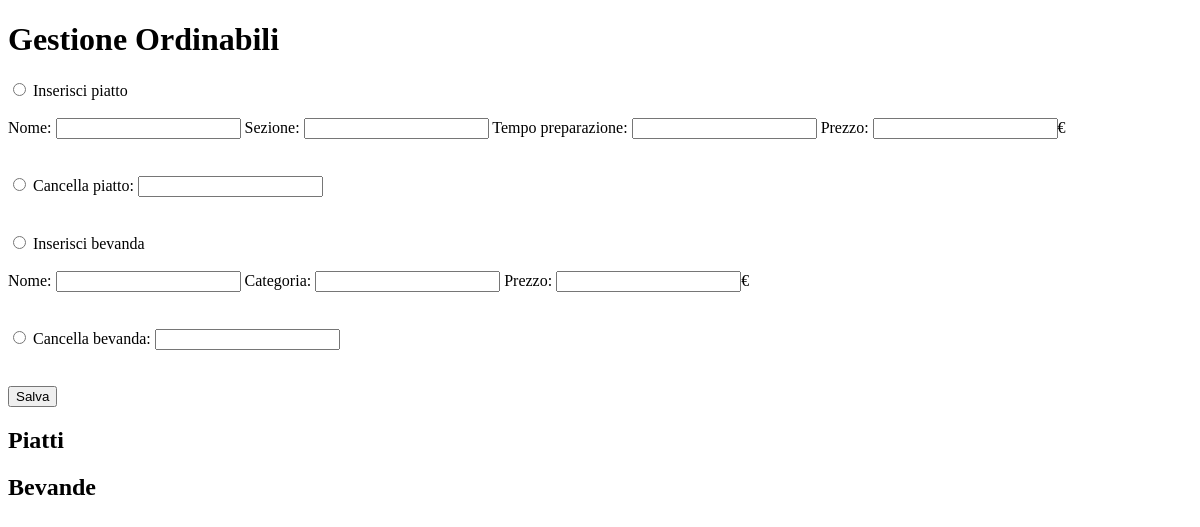
/gestoreDir/ordinabili, run on an earlier commit of the app's database.
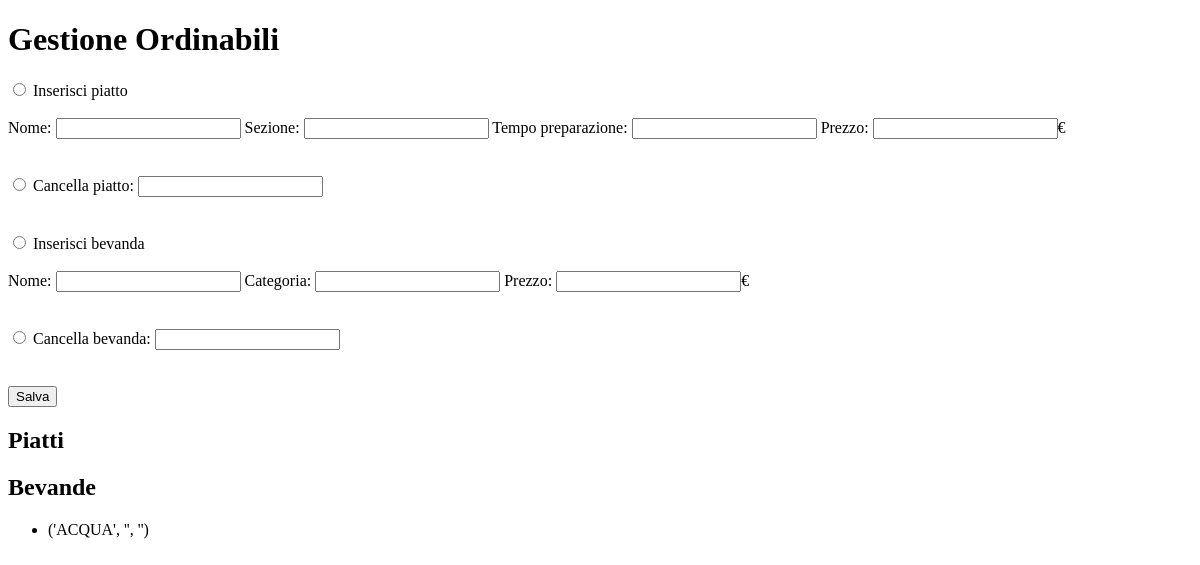
And on a later commit of the database.
### tables this page shows
CREATE TABLE bevanda (nome VARCHAR NOT NULL PRIMARY KEY, categoria VARCHAR, prezzo FLOAT);

### server.py (the view, shortened to what this page needs)
@app.route('/gestoreDir/ordinabili', methods=['GET', 'POST'])
def ordinabili():
    operation = request.form.get('op', '')
    connection = sqlite3.connect(db)
    connection.execute('PRAGMA foreign_keys = 1;')
    cursor = connection.cursor()
    cursor.execute("SELECT * FROM piatto")
    piatti = cursor.fetchall()
    cursor.execute("SELECT * FROM bevanda")
    bevande = cursor.fetchall()
    connection.close()
    return render_template('gestoreDir/ordinabili.html', piatti=piatti, bevande=bevande)

### templates/gestoreDir/ordinabili.html (shortened to what this page needs)
<!DOCTYPE html>
<html lang="en">
<head>
</head>
<body>
    <h1>Gestione Ordinabili</h1>
    <form action="" method="post">
        <input type="radio" id="ins_piatto" name="op" value="ins_piatto">
        <label for="ins_piatto">Inserisci piatto</label><br><br>
        <label for="nome_piatto">Nome: </label>
        <input type="text" id="nome_piatto" name="nome_piatto">
        <label for="sezione">Sezione: </label>
        <input type="text" id="sezione" name="sezione">
        <label for="tempo_prep">Tempo preparazione: </label>
        <input type="text" id="tempo_prep" name="tempo_prep">
        <label for="prezzo_piatto">Prezzo: </label>
        <input type="text" id="prezzo_piatto" name="prezzo_piatto">€
        <br>
        <br>
        <br>
        <input type="radio" id="del_piatto" name="op" value="del_piatto">
        <label for="del_piatto">Cancella piatto: </label>
        <input type="text" id="piatto" name="piatto"><br><br><br>
        <input type="radio" id="ins_bibita" name="op" value="ins_bibita">
        <label for="ins_bibita">Inserisci bevanda</label><br><br>
        <label for="nome_bibita">Nome: </label>
        <input type="text" id="nome_bibita" name="nome_bibita">
        <label for="categoria">Categoria: </label>
        <input type="text" id="categoria" name="categoria">
        <label for="prezzo_bibita">Prezzo: </label>
        <input type="text" id="prezzo_bibita" name="prezzo_bibita">€
        <br>
        <br>
        <br>
        <input type="radio" id="del_bibita" name="op" value="del_bibita">
        <label for="del_bibita">Cancella bevanda: </label>
        <input type="text" id="bibita" name="bibita"><br><br><br>
        <input type="submit" value="Salva">
    </form>
    <p>
        <h2>Piatti</h2>
    </p>
    <p>
        <h2>Bevande</h2>
        <ul>
            {% for bevanda in bevande %}
            <li>{{ bevanda }}</li>
            {% endfor %}
        </ul>
    </p>
</body>
</html>

What changed in the data, as far as the page shows it:
added bevanda: bevanda "('ACQUA', '', '')"
